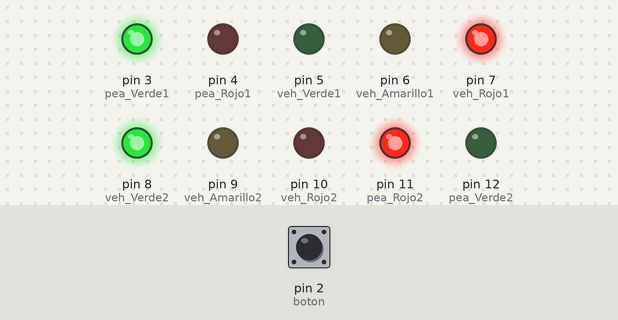
Bench run of a sketch on a simulated Arduino Uno, built with avr-gcc and run on an emulated ATmega328P. Shown: output pins drawn as LEDs (lit = HIGH). Dashed ring = blinking. The test bench sets the inputs (shaded band); at power-on: pin 2 (boton) HIGH.

Above: at 1.2 s.
1.3 s: pin 2 (boton) pulled LOW for 0.15 s
At 2.4 s:
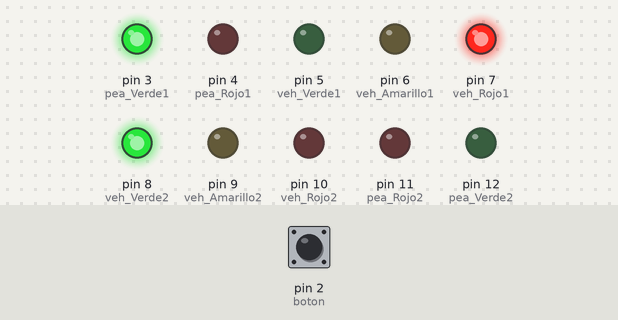
4.4 s: pin 2 (boton) pulled LOW for 1 s
At 4.5 s:
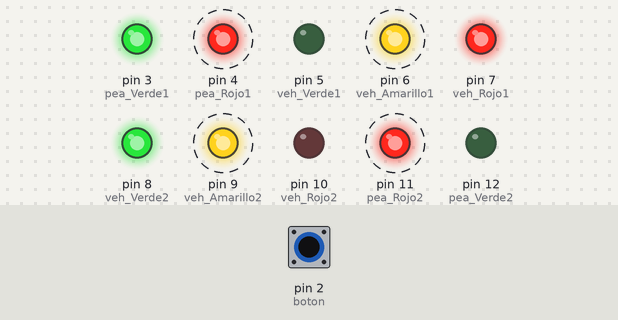
8.4 s: pin 2 (boton) pulled LOW for 3.2 s
At 18.9 s:
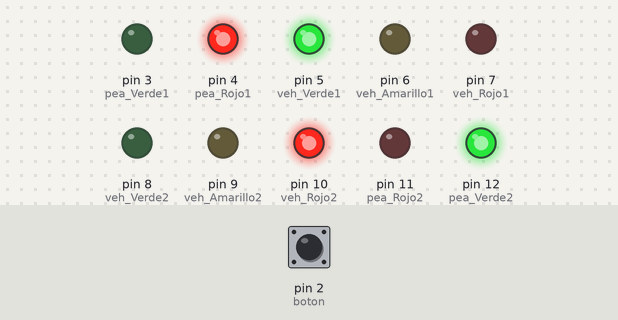
Timing chart, 0 to 30.9 s (numbered marks = the images above; inputs shaded):
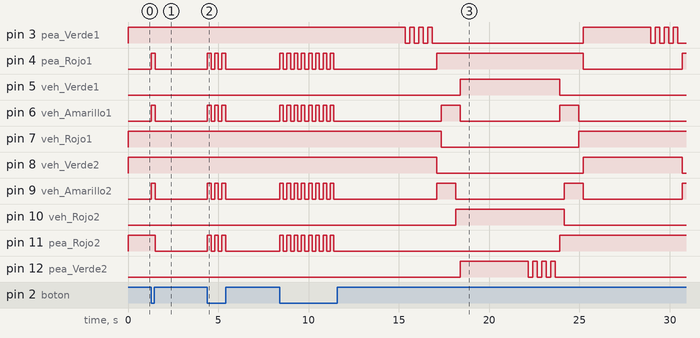

Measured:
- after the input at 1.3 s, pin 3 (pea_Verde1): stays HIGH (without the input it goes to LOW after 2.5 s); pin 4 (pea_Rojo1), pin 6 (veh_Amarillo1), pin 9 (veh_Amarillo2): LOW → HIGH at once, → LOW 0.20 s later; pin 11 (pea_Rojo2): HIGH → LOW after 0.20 s
- after the input at 4.4 s, pin 3 (pea_Verde1): stops changing and stays HIGH; pin 7 (veh_Rojo1): stays HIGH (without the input it goes to LOW after 3.1 s)

The sketch:

Arduino_code.ino
```cpp
/* PROGRAMA SEMAFOROS */
// By Michael Vargas
// mikeandroid97@gmail.com  \ @MichaelVargas97
#define veh_Rojo1      7         //pines de ubicación de LEDS
#define veh_Amarillo1  6
#define veh_Verde1     5
#define veh_Rojo2      10
#define veh_Amarillo2  9
#define veh_Verde2     8
#define pea_Verde1     3
#define pea_Rojo1      4
#define pea_Rojo2      11
#define pea_Verde2     12
#define boton          2
//############### ESPACIO CONSTANTES y PARA VARIABLES ###########
const int intervalo=5000;  // Tiempo de espera en verde o rojo
const int numero_parpadeos=3;// numero de parpadeos antes de que el semaforo vehicular pase a verde
const int frecuencia_parpadeo=250; // tiempo en el que parpadea el semaforo peatonal verde
const int res_parpadeo= (numero_parpadeos*2) * frecuencia_parpadeo; // no puede ser mayor al intervalo
const int parpadeo_pea= intervalo - res_parpadeo ; // es el tiempo para activar el parpadeo peatonal hay un desfase de 500 ms
const int tiempo_amarillo= 800; // tiempo de demora en el semaforo amarillo
const int frecuencia_amarillo=250; // el amarillo 1 se alcanza al Amarillo1 se alcanza al amarillo2

unsigned long tiempo = 0;  // no tocar
boolean repetir=true;  // no tocar // para hacer la secuencia inicial una sola vez
unsigned int estado_boton=0;  // no tocar // Activar el seteo de los semaforos

//############# ESPACIO PARA FUNCIONES #######
void parpadear_amarillo(){
  digitalWrite(pea_Rojo1,HIGH);
  digitalWrite(pea_Rojo2,HIGH);
  digitalWrite(veh_Amarillo1,HIGH);
  digitalWrite(veh_Amarillo2,HIGH);
  delay(200);
  digitalWrite(pea_Rojo1,LOW);
  digitalWrite(pea_Rojo2,LOW);
  digitalWrite(veh_Amarillo1,LOW);
  digitalWrite(veh_Amarillo2,LOW);
  delay(200);
  }

 void secuencia(){

          for (int x=1; x<=(numero_parpadeos+1);x++){
          digitalWrite(pea_Verde1,HIGH);
          delay(frecuencia_parpadeo);
          digitalWrite(pea_Verde1,LOW);
          delay(frecuencia_parpadeo);
          }
          digitalWrite(pea_Rojo1,HIGH);
          digitalWrite(veh_Verde2,LOW);
          digitalWrite(veh_Amarillo2,HIGH);
          delay(frecuencia_amarillo);
          digitalWrite(veh_Rojo1,LOW);
          digitalWrite(veh_Amarillo1,HIGH);
          delay(tiempo_amarillo);
          digitalWrite(veh_Amarillo2,LOW);
          digitalWrite(veh_Rojo2,HIGH);
          delay(frecuencia_amarillo);
          digitalWrite(veh_Amarillo1,LOW);
          digitalWrite(veh_Verde1,HIGH);
          digitalWrite(pea_Rojo2,LOW);
          digitalWrite(pea_Verde2,HIGH);
          delay(parpadeo_pea);
          for (int x=1; x<=(numero_parpadeos+1);x++){
          digitalWrite(pea_Verde2,HIGH);
          delay(frecuencia_parpadeo);
          digitalWrite(pea_Verde2,LOW);
          delay(frecuencia_parpadeo);
          }
          digitalWrite(pea_Rojo2,HIGH);
          digitalWrite(veh_Verde1,LOW);
          digitalWrite(veh_Amarillo1,HIGH);
          delay(frecuencia_amarillo);
          digitalWrite(veh_Rojo2,LOW);
          digitalWrite(veh_Amarillo2,HIGH);
          delay(tiempo_amarillo);
          digitalWrite(veh_Amarillo1,LOW);
          digitalWrite(veh_Rojo1,HIGH);
          delay(frecuencia_amarillo);
          digitalWrite(veh_Amarillo2,LOW);
          digitalWrite(veh_Verde2,HIGH);
          digitalWrite(pea_Rojo1,LOW);
          digitalWrite(pea_Verde1,HIGH);
           tiempo = millis();
 }

  void secuencia_inicial(){

 if ( repetir == true ){
      digitalWrite(veh_Rojo1,HIGH);
      digitalWrite(pea_Verde1,HIGH);
      digitalWrite(veh_Verde2,HIGH);
      digitalWrite(pea_Rojo2,HIGH);
      repetir=false;
  }
 }
void semaforo_arduino(){

  estado_boton= digitalRead(boton);
  if ( estado_boton == LOW && (millis() - tiempo > 0) ) {
     parpadear_amarillo();
     tiempo=millis();

  }
  else {
          if ( estado_boton  == HIGH){
               secuencia_inicial();
          if ((millis() - tiempo) >= parpadeo_pea ){
                secuencia();
   }
  }
 }
}
//############# CODIGO PRINCIPAL #######
void setup() {
// Definir puertos de entrada y salida
 pinMode(boton,INPUT);
for (int pin=3;pin <=12;pin++){
   pinMode(pin,OUTPUT);
  }
}

void loop() {
semaforo_arduino();
}
```
